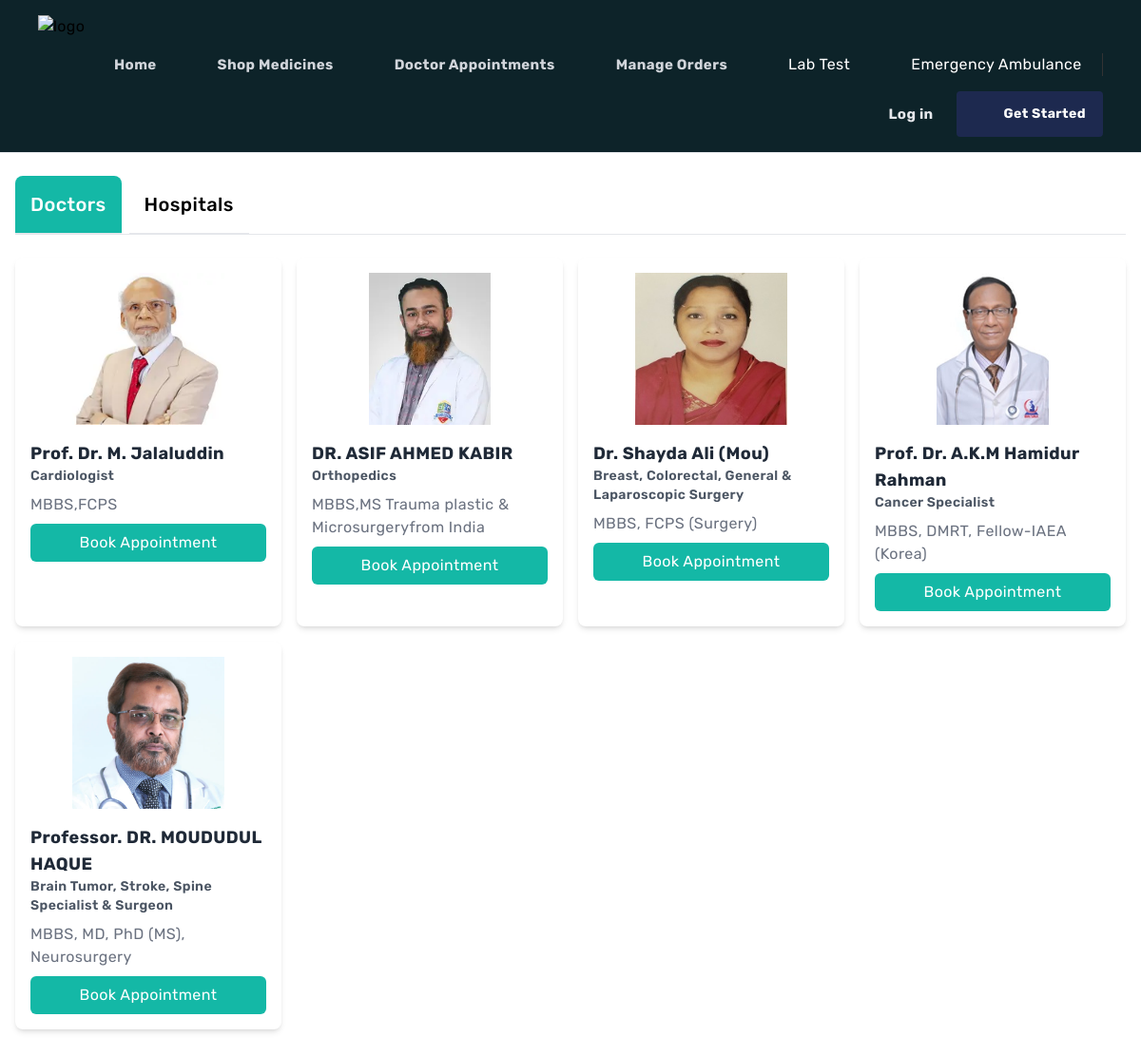
The app's page /appointments/ with its own data.
### hospital/models.py (models this page shows, shortened)
class Doctor(models.Model):
    name = models.CharField(max_length=255)
    specialty = models.CharField(max_length=255)
    qualifications = models.TextField()
    image = models.ImageField(upload_to='doctors/')

### hospital/views.py (the view)
# urls.py: path('appointments/', appointments, name='appointments'),
def appointments(request):
    doctors = Doctor.objects.all()
    hospitals = Hospital.objects.all()
    context = {
        'doctors': doctors,
        'hospitals': hospitals,
    }
    return render(request, 'Appointments.html', context)

### templates/Appointments.html (shortened to what this page needs)
{% extends "base.html" %}
{% block content %}
<div class="max-w-7xl mx-auto px-4 py-6 min-h-screen">
    <div class="mb-6 border-b border-gray-200">
        <ul class="flex flex-wrap -mb-px text-xl font-medium text-center" role="tablist">
            <li class="mr-2">
                <a href="#doctors" class="inline-block p-4 border-b-2 rounded-t-lg active bg-teal-500 text-white" data-tab="doctors">Doctors</a>
            </li>
            <li class="mr-2">
                <a href="#hospitals" class="inline-block p-4 border-b-2 rounded-t-lg hover:bg-gray-100" data-tab="hospitals">Hospitals</a>
            </li>
        </ul>
    </div>
    <div id="doctors" class="tab-content active">
        <div class="grid grid-cols-1 sm:grid-cols-2 md:grid-cols-3 lg:grid-cols-4 gap-4">
            {% for doctor in doctors %}
            <div class="p-4 bg-white rounded-lg shadow-md">
                <img src="{{ doctor.image.url }}" alt="{{ doctor.name }}" class="w-full h-40 object-contain rounded-lg">
                <div class="mt-4">
                    <h3 class="text-lg font-bold text-gray-800">{{ doctor.name }}</h3>
                    <p class="text-sm font-semibold text-gray-600">{{ doctor.specialty }}</p>
                    <p class="mt-2 text-gray-500">{{ doctor.qualifications }}</p>
                    <a href="{% url 'doctor_details' doctor.id %}" class="block mt-2 text-center bg-teal-500 text-white px-4 py-2 rounded-md hover:bg-teal-800">
                        Book Appointment
                    </a>
                </div>
            </div>
            {% endfor %}
        </div>
    </div>
</div>
{% endblock %}

### templates/base.html (style rules this page uses)
body { font-family: "Rubik", sans-serif; }

### records on screen
Doctor: image (picture), name "Prof. Dr. M. Jalaluddin", specialty "Cardiologist", qualifications "MBBS,FCPS"
Doctor: image (picture), name "DR. ASIF AHMED KABIR", specialty "Orthopedics", qualifications "MBBS,MS Trauma plastic & Microsurgeryfrom India"
Doctor: image (picture), name "Dr. Shayda Ali (Mou)", specialty "Breast, Colorectal, General & Laparoscopic Surgery", qualifications "MBBS, FCPS (Surgery)"
Doctor: image (picture), name "Prof. Dr. A.K.M Hamidur Rahman", specialty "Cancer Specialist", qualifications "MBBS, DMRT, Fellow-IAEA (Korea)"
Doctor: image (picture), name "Professor. DR. MOUDUDUL HAQUE", specialty "Brain Tumor, Stroke, Spine Specialist & Surgeon", qualifications "MBBS, MD, PhD (MS), Neurosurgery"
